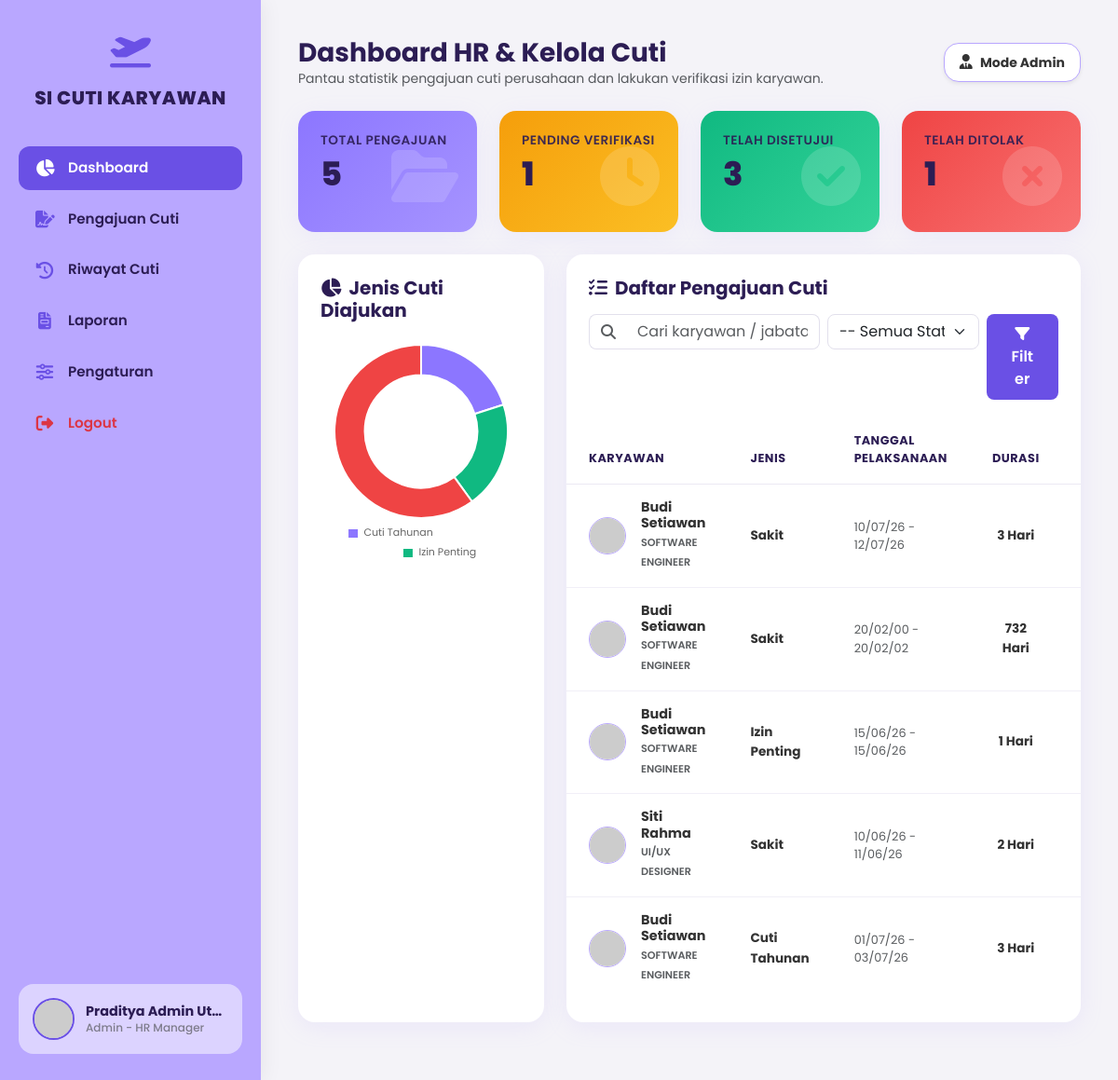
Page /admin_dashboard.php (signed in) on the committed database.
### tables this page shows
CREATE TABLE cuti (
        id INTEGER PRIMARY KEY AUTOINCREMENT,
        user_id INTEGER,
        jenis_cuti TEXT,
        tanggal_mulai TEXT,
        tanggal_selesai TEXT,
        jumlah_hari INTEGER,
        alasan TEXT,
        lampiran TEXT DEFAULT '',
        status TEXT DEFAULT 'Pending',
        catatan_admin TEXT DEFAULT '',
        tanggal_pengajuan TEXT,
        FOREIGN KEY (user_id) REFERENCES users(id)
    );

### admin_dashboard.php (the view, shortened to what this page needs)
<?php
require_once 'config.php';
$total_pengajuan = $db->query("SELECT COUNT(*) FROM cuti")->fetchColumn();
$pending = $db->query("SELECT COUNT(*) FROM cuti WHERE status = 'Pending'")->fetchColumn();
$setuju = $db->query("SELECT COUNT(*) FROM cuti WHERE status = 'Disetujui'")->fetchColumn();
$tolak = $db->query("SELECT COUNT(*) FROM cuti WHERE status = 'Ditolak'")->fetchColumn();
$stmt_chart = $db->query("SELECT jenis_cuti, COUNT(*) as jml FROM cuti GROUP BY jenis_cuti");
$chart_data = $stmt_chart->fetchAll();
$chart_labels = [];
$chart_values = [];
foreach ($chart_data as $cd) {
    $chart_labels[] = $cd['jenis_cuti'];
    $chart_values[] = $cd['jml'];
}
$js_labels = json_encode($chart_labels);
$js_values = json_encode($chart_values);
$search = isset($_GET['search']) ? trim($_GET['search']) : '';
$where_clause = " WHERE 1=1";
$params = [];
$limit = 5;
$page = isset($_GET['page']) ? (int)$_GET['page'] : 1;
$offset = ($page - 1) * $limit;
$query_str = "SELECT cuti.*, users.nama, users.jabatan, users.foto
              FROM cuti
              JOIN users ON cuti.user_id = users.id"
              . $where_clause .
              " ORDER BY cuti.id DESC LIMIT $limit OFFSET $offset";
$stmt_list = $db->prepare($query_str);
$stmt_list->execute($params);
$daftar_cuti = $stmt_list->fetchAll();
require_once 'layout_header.php';
require_once 'layout_sidebar.php';
?>
<div class="container-fluid p-0">
    <div class="d-flex justify-content-between align-items-center mb-4">
        <div>
            <h3 class="m-0 fw-bold text-main">Dashboard HR & Kelola Cuti</h3>
            <p class="text-muted small m-0">Pantau statistik pengajuan cuti perusahaan dan lakukan verifikasi izin karyawan.</p>
        </div>
        <div class="bg-white px-3 py-2 rounded-4 shadow-sm" style="border: 1px solid var(--primary-purple);">
            <i class="fa-solid fa-user-tie text-purple me-1"></i>
            <span class="small fw-bold text-main">Mode Admin</span>
        </div>
    </div>
    <div class="row g-4 mb-4">
        <div class="col-6 col-lg-3">
            <div class="stat-card bg-gradient-total">
                <div>
                    <h5 class="stat-label">Total Pengajuan</h5>
                    <h2 class="stat-value"><?= $total_pengajuan ?></h2>
                </div>
                <div class="stat-icon"><i class="fa-solid fa-folder-open"></i></div>
            </div>
        </div>
        <div class="col-6 col-lg-3">
            <div class="stat-card bg-gradient-pending">
                <div>
                    <h5 class="stat-label">Pending Verifikasi</h5>
                    <h2 class="stat-value"><?= $pending ?></h2>
                </div>
                <div class="stat-icon"><i class="fa-solid fa-clock"></i></div>
            </div>
        </div>
        <div class="col-6 col-lg-3">
            <div class="stat-card bg-gradient-disetujui">
                <div>
                    <h5 class="stat-label">Telah Disetujui</h5>
                    <h2 class="stat-value"><?= $setuju ?></h2>
                </div>
                <div class="stat-icon"><i class="fa-solid fa-circle-check"></i></div>
            </div>
        </div>
        <div class="col-6 col-lg-3">
            <div class="stat-card bg-gradient-ditolak">
                <div>
                    <h5 class="stat-label">Telah Ditolak</h5>
                    <h2 class="stat-value"><?= $tolak ?></h2>
                </div>
                <div class="stat-icon"><i class="fa-solid fa-circle-xmark"></i></div>
            </div>
        </div>
    </div>
    <div class="row">
        <div class="col-12 col-xl-4 mb-4">
            <div class="card custom-card h-100">
                <div class="card-header-custom">
                    <h5 class="m-0 fw-bold"><i class="fa-solid fa-chart-pie text-purple me-2"></i>Jenis Cuti Diajukan</h5>
                </div>
                <div class="card-body-custom d-flex flex-column align-items-center justify-content-center" style="min-height: 280px;">
                    <?php if (empty($chart_labels)): ?>
                        <div class="text-center text-muted">Belum ada visualisasi jenis cuti.</div>
                    <?php else: ?>
                        <div style="position: relative; height:240px; width:100%">
                            <canvas id="chartJenisCuti"></canvas>
                        </div>
                    <?php endif; ?>
                </div>
            </div>
        </div>
        <div class="col-12 col-xl-8 mb-4">
            <div class="card custom-card h-100">
                <div class="card-header-custom pb-3">
                    <h5 class="m-0 fw-bold mb-3"><i class="fa-solid fa-list-check text-purple me-2"></i>Daftar Pengajuan Cuti</h5>
                    <form method="GET" action="" class="row g-2">
                        <div class="col-md-6">
                            <div class="input-group">
                                <span class="input-group-text bg-white border-end-0 rounded-start-3" style="border-color: #E2E0EC;"><i class="fa-solid fa-magnifying-glass text-muted"></i></span>
                                <input type="text" name="search" class="form-control border-start-0 rounded-end-3" placeholder="Cari karyawan / jabatan..." value="<?= htmlspecialchars($search) ?>" style="border-color: #E2E0EC;">
                            </div>
                        </div>
                        <div class="col-md-4">
                            <select name="status" class="form-select rounded-3" style="border-color: #E2E0EC;">
                                <option value="">-- Semua Status --</option>
                            </select>
                        </div>
                        <div class="col-md-2">
                            <button type="submit" class="btn btn-purple w-100 rounded-3"><i class="fa-solid fa-filter"></i> Filter</button>
                        </div>
                    </form>
                </div>
                <div class="card-body-custom p-0 table-responsive">
                    <table class="table custom-table align-middle table-hover">
                        <thead>
                            <tr>
                                <th>Karyawan</th>
                                <th>Jenis</th>
                                <th>Tanggal Pelaksanaan</th>
                                <th class="text-center">Durasi</th>
                                <th class="text-center">Status</th>
                            </tr>
                        </thead>
                        <tbody>
                            <?php if (empty($daftar_cuti)): ?>
                                <tr>
                                    <td colspan="6" class="text-center py-5 text-muted">Data pengajuan cuti tidak ditemukan.</td>
                                </tr>
                            <?php else: foreach ($daftar_cuti as $d):
                                $emp_avatar = !empty($d['foto']) ? htmlspecialchars($d['foto']) : 'https://api.dicebear.com/7.x/initials/svg?seed=' . urlencode($d['nama']);
                            ?>
                                <tr>
                                    <td>
                                        <div class="d-flex align-items-center">
                                            <img src="<?= $emp_avatar ?>" class="rounded-circle me-3" style="width: 40px; height: 40px; object-fit: cover; border: 1.5px solid var(--primary-purple);">
                                            <div>
                                                <div class="fw-bold text-main" style="line-height:1.2; font-size: 0.9rem;"><?= htmlspecialchars($d['nama']) ?></div>
                                                <small class="text-muted text-uppercase fw-semibold" style="font-size: 0.7rem;"><?= htmlspecialchars($d['jabatan']) ?></small>
                                            </div>
                                        </div>
                                    </td>
                                    <td>
                                        <span class="fw-bold text-main" style="font-size: 0.85rem;"><?= htmlspecialchars($d['jenis_cuti']) ?></span>
                                    </td>
                                    <td>
                                        <small class="text-muted d-block" style="font-size: 0.8rem;">
                                            <?= date('d/m/y', strtotime($d['tanggal_mulai'])) ?> - <?= date('d/m/y', strtotime($d['tanggal_selesai'])) ?>
                                        </small>
                                    </td>
                                    <td class="text-center fw-bold text-main" style="font-size: 0.85rem;"><?= $d['jumlah_hari'] ?> Hari</td>
                                    <td class="text-center">
                                    </td>
                                </tr>
                            <?php endforeach; endif; ?>
                        </tbody>
                    </table>
                </div>
            </div>
        </div>
    </div>
</div>
<script>
document.addEventListener("DOMContentLoaded", function() {
    <?php if (!empty($chart_labels)): ?>
    const pieCtx = document.getElementById('chartJenisCuti').getContext('2d');
    new Chart(pieCtx, {
        type: 'doughnut',
        data: {
            labels: <?= $js_labels ?>,
            datasets: [{
                data: <?= $js_values ?>,
                backgroundColor: [
                    '#8C76FF', // Purple
                    '#10B981', // Green
                    '#EF4444', // Red
                    '#F59E0B', // Amber
                    '#3B82F6', // Blue
                ],
                borderWidth: 2,
                borderColor: '#ffffff'
            }]
        },
        options: {
            responsive: true,
            maintainAspectRatio: false,
            plugins: {
                legend: {
                    position: 'bottom',
                    labels: {
                        font: {
                            family: 'Poppins',
                            size: 11
                        },
                        boxWidth: 12
                    }
                }
            },
            cutout: '65%'
        }
    });
    <?php endif; ?>
});
</script>
<?php
require_once 'layout_footer.php';
?>

### layout_header.php (style rules this page uses)
:root { --primary-purple: #B9A7FF; --dark-purple: #6A50E5; --hover-purple: #553BBF; --light-purple: #EBE6FF; --bg-gray: #F4F3F8; --text-main: #2C1D54; --text-dark: #333333; --text-muted: #7E7C8C; }
body { font-family: 'Poppins', sans-serif; background-color: var(--bg-gray); color: var(--text-dark); min-height: 100vh; overflow-x: hidden; }
h1, h2, h3, h4, h5, h6, .display-font { font-family: 'Poppins', sans-serif; font-weight: 700; color: var(--text-main); }
.custom-card { background: #ffffff; border-radius: 18px; border: none; box-shadow: 0 5px 25px rgba(185, 167, 255, 0.15); transition: transform 0.2s ease, box-shadow 0.2s ease; margin-bottom: 24px; }
.custom-card .card-header-custom { padding: 24px 24px 0 24px; background: none; border: none; }
.custom-card .card-body-custom { padding: 24px; }
.btn-purple { background-color: var(--dark-purple); color: #ffffff; border: none; border-radius: 12px; padding: 10px 24px; font-weight: 600; transition: all 0.2s ease; }
.stat-card { border-radius: 18px; border: none; box-shadow: 0 5px 25px rgba(185, 167, 255, 0.12); transition: all 0.3s ease; color: #ffffff; padding: 24px; position: relative; overflow: hidden; display: flex; flex-direction: column; justify-content: space-between; min-height: 130px; }
.stat-card .stat-icon { position: absolute; right: 20px; bottom: 10px; font-size: 4rem; opacity: 0.15; }
.stat-card .stat-value { font-size: 2.2rem; font-weight: 800; line-height: 1; margin: 10px 0 0 0; }
.stat-card .stat-label { font-size: 0.85rem; font-weight: 600; text-transform: uppercase; letter-spacing: 0.5px; opacity: 0.9; margin: 0; }
.bg-gradient-total { background: linear-gradient(135deg, #8C76FF, #A694FF); }
.bg-gradient-disetujui { background: linear-gradient(135deg, #10B981, #34D399); }
.bg-gradient-ditolak { background: linear-gradient(135deg, #EF4444, #F87171); }
.bg-gradient-pending { background: linear-gradient(135deg, #F59E0B, #FBBF24); }
.custom-table { margin-bottom: 0; }
.custom-table thead { background-color: #F1EFF7; }
.custom-table th { color: var(--text-main); font-weight: 700; text-transform: uppercase; font-size: 0.8rem; letter-spacing: 0.5px; padding: 18px 24px; border-bottom: 1px solid #EBE9F3; }
.custom-table td { padding: 16px 24px; color: var(--text-dark); vertical-align: middle; border-bottom: 1px solid #F1EFF7; font-size: 0.9rem; }
.custom-table tr:last-child td { border-bottom: none; }

### rows in the picture
cuti: nama "Budi Setiawan", jabatan "SOFTWARE ENGINEER", jenis_cuti "Sakit", tanggal_mulai "10/07/26", tanggal_selesai "12/07/26", jumlah_hari "3"
cuti: nama "Budi Setiawan", jabatan "SOFTWARE ENGINEER", jenis_cuti "Sakit", tanggal_mulai "20/02/00", tanggal_selesai "20/02/02", jumlah_hari "732"
cuti: nama "Budi Setiawan", jabatan "SOFTWARE ENGINEER", jenis_cuti "Izin Penting", tanggal_mulai "15/06/26", tanggal_selesai "15/06/26", jumlah_hari "1"
cuti: nama "Siti Rahma", jabatan "UI/UX DESIGNER", jenis_cuti "Sakit", tanggal_mulai "10/06/26", tanggal_selesai "11/06/26", jumlah_hari "2"
cuti: nama "Budi Setiawan", jabatan "SOFTWARE ENGINEER", jenis_cuti "Cuti Tahunan", tanggal_mulai "01/07/26", tanggal_selesai "03/07/26", jumlah_hari "3"

### other values in the picture
$user_name_display "Praditya Admin Ut…"
$user_role_display "Admin - HR Manager"
$total_pengajuan "5"
$pending "1"
$setuju "3"
$tolak "1"
chart data {{ $js_labels }} ["Cuti Tahunan","Izin Penting","Sakit"]
chart data {{ $js_values }} [1,1,3]
